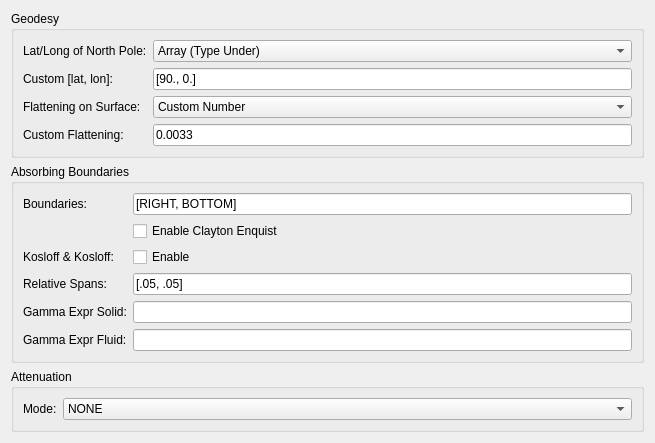
              <widget class="QWidget" name="scrollAreaWidgetContents_2">
               <property name="geometry">
                <rect>
                 <x>0</x>
                 <y>0</y>
                 <width>470</width>
                 <height>383</height>
                </rect>
               </property>
               <layout class="QVBoxLayout" name="verticalLayout_3">
                <item>
                 <widget class="QGroupBox" name="grpGeodesy">
                  <property name="title">
                   <string>Geodesy</string>
                  </property>
                  <layout class="QFormLayout" name="formGeodesy">
                   <item row="0" column="0">
                    <widget class="QLabel" name="label_15">
                     <property name="toolTip">
                      <string>The latitude and longitude of the north pole of the computational coordinate system. Use SOURCE to let it be determined by the first source in list_of_sources.</string>
                     </property>
                     <property name="text">
                      <string>Lat/Long of North Pole:</string>
                     </property>
                    </widget>
                   </item>
                   <item row="0" column="1">
                    <widget class="QComboBox" name="comboBoxLatLongNP">
                     <item>
                      <property name="text">
                       <string>Array (Type Under)</string>
                      </property>
                     </item>
                     <item>
                      <property name="text">
                       <string>SOURCE (determined by the FIRST source presented in list_of_sources in Source)</string>
                      </property>
                     </item>
                    </widget>
                   </item>
                   <item row="1" column="0">
                    <widget class="QLabel" name="label_14">
                     <property name="toolTip">
                      <string>Custom north-pole coordinates as [latitude, longitude] array when using Array mode.</string>
                     </property>
                     <property name="text">
                      <string>Custom [lat, lon]:</string>
                     </property>
                    </widget>
                   </item>
                   <item row="1" column="1">
                    <widget class="QLineEdit" name="lineEditNP">
                     <property name="text">
                      <string>[90., 0.]</string>
                     </property>
                    </widget>
                   </item>
                   <item row="2" column="0">
                    <widget class="QLabel" name="label_16">
                     <property name="toolTip">
                      <string>Flattening of the ellipsoid surface. Choose a preset or enter a custom number.</string>
                     </property>
                     <property name="text">
                      <string>Flattening on Surface:</string>
                     </property>
                    </widget>
                   </item>
                   <item row="2" column="1">
                    <widget class="QComboBox" name="comboBoxFlatteningSurface">
                     <item>
                      <property name="text">
                       <string>Custom Number</string>
                      </property>
                     </item>
                     <item>
                      <property name="text">
                       <string>SPHERE</string>
                      </property>
                     </item>
                     <item>
                      <property name="text">
                       <string>WGS84</string>
                      </property>
                     </item>
                     <item>
                      <property name="text">
                       <string>GRS80</string>
                      </property>
                     </item>
                     <item>
                      <property name="text">
                       <string>SPECFEM3D_GLOBE</string>
                      </property>
                     </item>
                    </widget>
                   </item>
                   <item row="3" column="0">
                    <widget class="QLabel" name="label_17">
                     <property name="toolTip">
                      <string>Custom numeric flattening value when using Custom Number mode.</string>
                     </property>
                     <property name="text">
                      <string>Custom Flattening:</string>
                     </property>
                    </widget>
                   </item>
                   <item row="3" column="1">
                    <widget class="QLineEdit" name="lineFlatteningCustomNum">
                     <property name="text">
                      <string>0.0033</string>
                     </property>
                    </widget>
                   </item>
                  </layout>
                 </widget>
                </item>
                <item>
                 <widget class="QGroupBox" name="grpAbsorbingBoundaries">
                  <property name="title">
                   <string>Absorbing Boundaries</string>
                  </property>
                  <layout class="QFormLayout" name="formAbsorbingBoundaries">
                   <item row="0" column="0">
                    <widget class="QLabel" name="label_18">
                     <property name="toolTip">
                      <string>A subset of [RIGHT, BOTTOM, TOP]. The mesh has four outer boundaries: left (axial), right, bottom and top (surface). Right, bottom and top can be absorbing. Use [] to disable (stress-free). Most common: [RIGHT, BOTTOM].</string>
                     </property>
                     <property name="text">
                      <string>Boundaries:</string>
                     </property>
                    </widget>
                   </item>
                   <item row="0" column="1">
                    <widget class="QLineEdit" name="lineBoundaries">
                     <property name="text">
                      <string>[RIGHT, BOTTOM]</string>
                     </property>
                    </widget>
                   </item>
                   <item row="1" column="1">
                    <widget class="QCheckBox" name="checkBoxClayton">
                     <property name="text">
                      <string>Enable Clayton Enquist</string>
                     </property>
                    </widget>
                   </item>
                   <item row="2" column="0">
                    <widget class="QLabel" name="label_19">
                     <property name="text">
                      <string>Kosloff &amp; Kosloff:</string>
                     </property>
                    </widget>
                   </item>
                   <item row="2" column="1">
                    <widget class="QCheckBox" name="checkBoxKosloff">
                     <property name="text">
                      <string>Enable</string>
                     </property>
                    </widget>
                   </item>
                   <item row="3" column="0">
                    <widget class="QLabel" name="label_20">
                     <property name="toolTip">
                      <string>Must match the order of absorbing_boundaries. The mesh should be slightly larger than the computational domain. Allowed range: 0.01–0.25. E.g., 0.05 on a 110 km mesh gives a 5.5 km sponge layer.</string>
                     </property>
                     <property name="text">
                      <string>Relative Spans:</string>
                     </property>
                    </widget>
                   </item>
                   <item row="3" column="1">
                    <widget class="QLineEdit" name="lineRelativeSpans">
                     <property name="text">
                      <string>[.05, .05]</string>
                     </property>
                    </widget>
                   </item>
                   <item row="4" column="0">
                    <widget class="QLabel" name="label_22">
                     <property name="toolTip">
                      <string>γ-factor for absorbing strength (solid). Arguments: VP, VS (wave velocities), RHO (density), SPAN (sponge layer span), T0 (mesh period). Multiplied by a pattern function decreasing from 1 at the mesh boundary to 0 at the inner edge. Default from Haindl et al., 2020.</string>
                     </property>
                     <property name="text">
                      <string>Gamma Expr Solid:</string>
                     </property>
                    </widget>
                   </item>
                   <item row="4" column="1">
                    <widget class="QLineEdit" name="lineGammaSolid"/>
                   </item>
                   <item row="5" column="0">
                    <widget class="QLabel" name="label_23">
                     <property name="toolTip">
                      <string>Same as gamma_expr_solid but without VS dependency (fluid has no shear wave).</string>
                     </property>
                     <property name="text">
                      <string>Gamma Expr Fluid:</string>
                     </property>
                    </widget>
                   </item>
                   <item row="5" column="1">
                    <widget class="QLineEdit" name="lineGammaFluid"/>
                   </item>
                  </layout>
                 </widget>
                </item>
                <item>
                 <widget class="QGroupBox" name="grpAttenuation">
                  <property name="title">
                   <string>Attenuation</string>
                  </property>
                  <layout class="QFormLayout" name="formAttenuation">
                   <item row="0" column="0">
                    <widget class="QLabel" name="label_24">
                     <property name="toolTip">
                      <string>Attenuation mode. NONE disables attenuation, FULL uses full attenuation, CG4 uses coarse-grained attenuation on 4 GLL points.</string>
                     </property>
                     <property name="text">
                      <string>Mode:</string>
                     </property>
                    </widget>
                   </item>
                   <item row="0" column="1">
                    <widget class="QComboBox" name="attenuationBox">
                     <item>
                      <property name="text">
                       <string>NONE</string>
                      </property>
                     </item>
                     <item>
                      <property name="text">
                       <string>FULL</string>
                      </property>
                     </item>
                     <item>
                      <property name="text">
                       <string>CG4</string>
                      </property>
                     </item>
                    </widget>
                   </item>
                  </layout>
                 </widget>
                </item>
               </layout>
              </widget>
